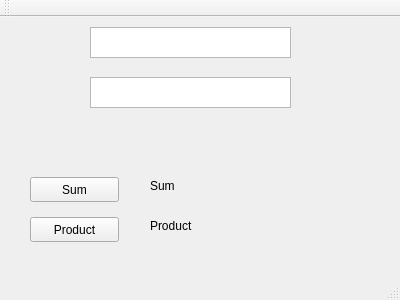
<?xml version="1.0" encoding="UTF-8"?>
<ui version="4.0">
 <class>MainWindow</class>
 <widget class="QMainWindow" name="MainWindow">
  <property name="geometry">
   <rect>
    <x>0</x>
    <y>0</y>
    <width>400</width>
    <height>300</height>
   </rect>
  </property>
  <property name="windowTitle">
   <string>MainWindow</string>
  </property>
  <widget class="QWidget" name="centralWidget">
   <widget class="QTextEdit" name="textEdit">
    <property name="geometry">
     <rect>
      <x>90</x>
      <y>10</y>
      <width>201</width>
      <height>31</height>
     </rect>
    </property>
   </widget>
   <widget class="QTextEdit" name="textEdit_2">
    <property name="geometry">
     <rect>
      <x>90</x>
      <y>60</y>
      <width>201</width>
      <height>31</height>
     </rect>
    </property>
   </widget>
   <widget class="QPushButton" name="pushButton">
    <property name="geometry">
     <rect>
      <x>30</x>
      <y>160</y>
      <width>89</width>
      <height>25</height>
     </rect>
    </property>
    <property name="text">
     <string>Sum</string>
    </property>
   </widget>
   <widget class="QLabel" name="label">
    <property name="geometry">
     <rect>
      <x>150</x>
      <y>160</y>
      <width>141</width>
      <height>17</height>
     </rect>
    </property>
    <property name="text">
     <string>Sum</string>
    </property>
   </widget>
   <widget class="QLabel" name="label_2">
    <property name="geometry">
     <rect>
      <x>150</x>
      <y>200</y>
      <width>131</width>
      <height>17</height>
     </rect>
    </property>
    <property name="text">
     <string>Product</string>
    </property>
   </widget>
   <widget class="QPushButton" name="pushButton_2">
    <property name="geometry">
     <rect>
      <x>30</x>
      <y>200</y>
      <width>89</width>
      <height>25</height>
     </rect>
    </property>
    <property name="text">
     <string>Product</string>
    </property>
   </widget>
  </widget>
  <widget class="QMenuBar" name="menuBar">
   <property name="geometry">
    <rect>
     <x>0</x>
     <y>0</y>
     <width>400</width>
     <height>22</height>
    </rect>
   </property>
  </widget>
  <widget class="QToolBar" name="mainToolBar">
   <attribute name="toolBarArea">
    <enum>TopToolBarArea</enum>
   </attribute>
   <attribute name="toolBarBreak">
    <bool>false</bool>
   </attribute>
  </widget>
  <widget class="QStatusBar" name="statusBar"/>
 </widget>
 <layoutdefault spacing="6" margin="11"/>
 <resources/>
 <connections/>
</ui>
